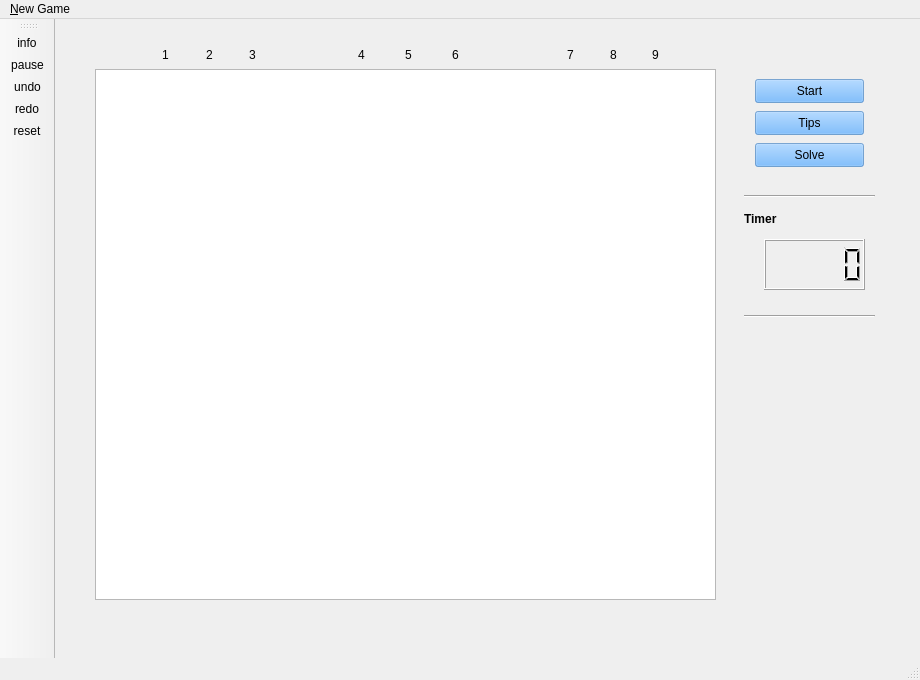
<?xml version="1.0" encoding="UTF-8"?>
<ui version="4.0">
 <class>MainWindow</class>
 <widget class="QMainWindow" name="MainWindow">
  <property name="geometry">
   <rect>
    <x>0</x>
    <y>0</y>
    <width>920</width>
    <height>680</height>
   </rect>
  </property>
  <property name="minimumSize">
   <size>
    <width>920</width>
    <height>680</height>
   </size>
  </property>
  <property name="maximumSize">
   <size>
    <width>920</width>
    <height>680</height>
   </size>
  </property>
  <property name="windowTitle">
   <string>Sudoku Game - Powered by KhiemVipPro</string>
  </property>
  <property name="windowIcon">
   <iconset resource="res.qrc">
    <normaloff>:/fig/sudoku</normaloff>:/fig/sudoku</iconset>
  </property>
  <property name="autoFillBackground">
   <bool>true</bool>
  </property>
  <widget class="QWidget" name="centralWidget">
   <widget class="QWidget" name="gridLayoutWidget_2">
    <property name="geometry">
     <rect>
      <x>700</x>
      <y>340</y>
      <width>111</width>
      <height>141</height>
     </rect>
    </property>
    <layout class="QGridLayout" name="gridLayout_2">
     <property name="spacing">
      <number>0</number>
     </property>
    </layout>
   </widget>
   <widget class="QTableWidget" name="tableWidget">
    <property name="geometry">
     <rect>
      <x>40</x>
      <y>50</y>
      <width>621</width>
      <height>531</height>
     </rect>
    </property>
   </widget>
   <widget class="Line" name="line">
    <property name="geometry">
     <rect>
      <x>689</x>
      <y>167</y>
      <width>131</width>
      <height>20</height>
     </rect>
    </property>
    <property name="orientation">
     <enum>Qt::Horizontal</enum>
    </property>
   </widget>
   <widget class="Line" name="line_2">
    <property name="geometry">
     <rect>
      <x>689</x>
      <y>287</y>
      <width>131</width>
      <height>20</height>
     </rect>
    </property>
    <property name="orientation">
     <enum>Qt::Horizontal</enum>
    </property>
   </widget>
   <widget class="QWidget" name="layoutWidget">
    <property name="geometry">
     <rect>
      <x>700</x>
      <y>40</y>
      <width>111</width>
      <height>95</height>
     </rect>
    </property>
    <layout class="QVBoxLayout" name="verticalLayout"/>
   </widget>
   <widget class="QWidget" name="layoutWidget">
    <property name="geometry">
     <rect>
      <x>20</x>
      <y>70</y>
      <width>20</width>
      <height>501</height>
     </rect>
    </property>
    <layout class="QVBoxLayout" name="verticalLayout_5">
     <property name="spacing">
      <number>24</number>
     </property>
     <item>
      <layout class="QVBoxLayout" name="verticalLayout_2">
       <property name="spacing">
        <number>1</number>
       </property>
       <property name="leftMargin">
        <number>0</number>
       </property>
       <property name="topMargin">
        <number>0</number>
       </property>
       <property name="bottomMargin">
        <number>16</number>
       </property>
       <item>
        <widget class="QLabel" name="label">
         <property name="text">
          <string>1</string>
         </property>
        </widget>
       </item>
       <item>
        <widget class="QLabel" name="label_2">
         <property name="text">
          <string>2</string>
         </property>
        </widget>
       </item>
       <item>
        <widget class="QLabel" name="label_3">
         <property name="text">
          <string>3</string>
         </property>
        </widget>
       </item>
      </layout>
     </item>
     <item>
      <layout class="QVBoxLayout" name="verticalLayout_3">
       <property name="spacing">
        <number>1</number>
       </property>
       <property name="topMargin">
        <number>14</number>
       </property>
       <property name="bottomMargin">
        <number>12</number>
       </property>
       <item>
        <widget class="QLabel" name="label_4">
         <property name="text">
          <string>4</string>
         </property>
        </widget>
       </item>
       <item>
        <widget class="QLabel" name="label_5">
         <property name="text">
          <string>5</string>
         </property>
        </widget>
       </item>
       <item>
        <widget class="QLabel" name="label_6">
         <property name="text">
          <string>6</string>
         </property>
        </widget>
       </item>
      </layout>
     </item>
     <item>
      <layout class="QVBoxLayout" name="verticalLayout_4">
       <property name="spacing">
        <number>1</number>
       </property>
       <property name="topMargin">
        <number>17</number>
       </property>
       <property name="bottomMargin">
        <number>8</number>
       </property>
       <item>
        <widget class="QLabel" name="label_7">
         <property name="text">
          <string>7</string>
         </property>
        </widget>
       </item>
       <item>
        <widget class="QLabel" name="label_8">
         <property name="text">
          <string>8</string>
         </property>
        </widget>
       </item>
       <item>
        <widget class="QLabel" name="label_9">
         <property name="text">
          <string>9</string>
         </property>
        </widget>
       </item>
      </layout>
     </item>
    </layout>
   </widget>
   <widget class="QWidget" name="layoutWidget">
    <property name="geometry">
     <rect>
      <x>90</x>
      <y>20</y>
      <width>571</width>
      <height>31</height>
     </rect>
    </property>
    <layout class="QHBoxLayout" name="horizontalLayout_4">
     <property name="spacing">
      <number>39</number>
     </property>
     <item>
      <layout class="QHBoxLayout" name="horizontalLayout">
       <property name="spacing">
        <number>0</number>
       </property>
       <property name="sizeConstraint">
        <enum>QLayout::SetMinimumSize</enum>
       </property>
       <property name="leftMargin">
        <number>6</number>
       </property>
       <property name="topMargin">
        <number>0</number>
       </property>
       <property name="rightMargin">
        <number>20</number>
       </property>
       <property name="bottomMargin">
        <number>0</number>
       </property>
       <item>
        <widget class="QLabel" name="label_10">
         <property name="text">
          <string>1</string>
         </property>
        </widget>
       </item>
       <item>
        <widget class="QLabel" name="label_11">
         <property name="text">
          <string>2</string>
         </property>
        </widget>
       </item>
       <item>
        <widget class="QLabel" name="label_12">
         <property name="text">
          <string>3</string>
         </property>
        </widget>
       </item>
      </layout>
     </item>
     <item>
      <layout class="QHBoxLayout" name="horizontalLayout_2">
       <property name="spacing">
        <number>10</number>
       </property>
       <property name="leftMargin">
        <number>6</number>
       </property>
       <property name="topMargin">
        <number>0</number>
       </property>
       <property name="rightMargin">
        <number>20</number>
       </property>
       <item>
        <widget class="QLabel" name="label_13">
         <property name="text">
          <string>4</string>
         </property>
        </widget>
       </item>
       <item>
        <widget class="QLabel" name="label_14">
         <property name="text">
          <string>5</string>
         </property>
        </widget>
       </item>
       <item>
        <widget class="QLabel" name="label_15">
         <property name="text">
          <string>6</string>
         </property>
        </widget>
       </item>
      </layout>
     </item>
     <item>
      <layout class="QHBoxLayout" name="horizontalLayout_3">
       <property name="spacing">
        <number>10</number>
       </property>
       <property name="leftMargin">
        <number>19</number>
       </property>
       <property name="rightMargin">
        <number>20</number>
       </property>
       <item>
        <widget class="QLabel" name="label_16">
         <property name="text">
          <string>7</string>
         </property>
        </widget>
       </item>
       <item>
        <widget class="QLabel" name="label_17">
         <property name="text">
          <string>8</string>
         </property>
        </widget>
       </item>
       <item>
        <widget class="QLabel" name="label_18">
         <property name="text">
          <string>9</string>
         </property>
        </widget>
       </item>
      </layout>
     </item>
    </layout>
   </widget>
   <widget class="QLabel" name="label_19">
    <property name="geometry">
     <rect>
      <x>689</x>
      <y>192</y>
      <width>67</width>
      <height>17</height>
     </rect>
    </property>
    <property name="text">
     <string>&lt;html&gt;&lt;head/&gt;&lt;body&gt;&lt;p&gt;&lt;span style=&quot; font-weight:600;&quot;&gt;Timer&lt;/span&gt;&lt;/p&gt;&lt;/body&gt;&lt;/html&gt;</string>
    </property>
   </widget>
   <widget class="QLCDNumber" name="timer">
    <property name="geometry">
     <rect>
      <x>709</x>
      <y>220</y>
      <width>101</width>
      <height>51</height>
     </rect>
    </property>
    <property name="minimumSize">
     <size>
      <width>0</width>
      <height>41</height>
     </size>
    </property>
   </widget>
   <widget class="QPushButton" name="pushButton_2">
    <property name="geometry">
     <rect>
      <x>700</x>
      <y>60</y>
      <width>109</width>
      <height>24</height>
     </rect>
    </property>
    <property name="focusPolicy">
     <enum>Qt::ClickFocus</enum>
    </property>
    <property name="autoFillBackground">
     <bool>false</bool>
    </property>
    <property name="styleSheet">
     <string notr="true">background-color: rgba(85, 170, 255, 150);</string>
    </property>
    <property name="text">
     <string>Start</string>
    </property>
    <property name="flat">
     <bool>false</bool>
    </property>
   </widget>
   <widget class="QPushButton" name="pushButton">
    <property name="geometry">
     <rect>
      <x>700</x>
      <y>92</y>
      <width>109</width>
      <height>24</height>
     </rect>
    </property>
    <property name="focusPolicy">
     <enum>Qt::ClickFocus</enum>
    </property>
    <property name="autoFillBackground">
     <bool>false</bool>
    </property>
    <property name="styleSheet">
     <string notr="true">background-color: rgba(85, 170, 255, 150);</string>
    </property>
    <property name="text">
     <string>Tips</string>
    </property>
    <property name="flat">
     <bool>false</bool>
    </property>
   </widget>
   <widget class="QPushButton" name="pushButton_3">
    <property name="geometry">
     <rect>
      <x>700</x>
      <y>124</y>
      <width>109</width>
      <height>24</height>
     </rect>
    </property>
    <property name="focusPolicy">
     <enum>Qt::ClickFocus</enum>
    </property>
    <property name="autoFillBackground">
     <bool>false</bool>
    </property>
    <property name="styleSheet">
     <string notr="true">background-color: rgba(85, 170, 255, 150);</string>
    </property>
    <property name="text">
     <string>Solve</string>
    </property>
    <property name="flat">
     <bool>false</bool>
    </property>
   </widget>
  </widget>
  <widget class="QMenuBar" name="menuBar">
   <property name="geometry">
    <rect>
     <x>0</x>
     <y>0</y>
     <width>920</width>
     <height>22</height>
    </rect>
   </property>
   <widget class="QMenu" name="menuNew_Game">
    <property name="title">
     <string>&amp;New Game</string>
    </property>
    <widget class="QMenu" name="menuEasy_2">
     <property name="title">
      <string>Easy</string>
     </property>
     <addaction name="actionRandom"/>
    </widget>
    <widget class="QMenu" name="menuNormal_2">
     <property name="title">
      <string>Normal</string>
     </property>
     <addaction name="actionRandom_2"/>
    </widget>
    <widget class="QMenu" name="menuHard_2">
     <property name="title">
      <string>Hard</string>
     </property>
     <addaction name="actionRandom_3"/>
    </widget>
    <widget class="QMenu" name="menuCrazy">
     <property name="title">
      <string>Crazy</string>
     </property>
     <addaction name="actionRandom_4"/>
    </widget>
    <widget class="QMenu" name="menuCustom">
     <property name="title">
      <string>Custom</string>
     </property>
     <addaction name="actionInput_Sudoku_Game"/>
    </widget>
    <addaction name="menuEasy_2"/>
    <addaction name="menuNormal_2"/>
    <addaction name="menuHard_2"/>
    <addaction name="menuCrazy"/>
    <addaction name="menuCustom"/>
   </widget>
   <addaction name="menuNew_Game"/>
  </widget>
  <widget class="QToolBar" name="mainToolBar">
   <property name="autoFillBackground">
    <bool>false</bool>
   </property>
   <property name="floatable">
    <bool>true</bool>
   </property>
   <attribute name="toolBarArea">
    <enum>LeftToolBarArea</enum>
   </attribute>
   <attribute name="toolBarBreak">
    <bool>false</bool>
   </attribute>
   <addaction name="actionInfo"/>
   <addaction name="actionPause"/>
   <addaction name="actionUndo"/>
   <addaction name="actionRedo"/>
   <addaction name="actionReset"/>
  </widget>
  <widget class="QStatusBar" name="statusBar"/>
  <action name="actionInfo">
   <property name="icon">
    <iconset resource="res.qrc">
     <normaloff>:/fig/sudoku</normaloff>:/fig/sudoku</iconset>
   </property>
   <property name="text">
    <string>info</string>
   </property>
   <property name="toolTip">
    <string>Infomation</string>
   </property>
   <property name="shortcut">
    <string>Alt+I</string>
   </property>
  </action>
  <action name="actionStart">
   <property name="icon">
    <iconset resource="res.qrc">
     <normaloff>:/fig/play</normaloff>:/fig/play</iconset>
   </property>
   <property name="text">
    <string>start</string>
   </property>
  </action>
  <action name="actionUndo">
   <property name="icon">
    <iconset resource="res.qrc">
     <normaloff>:/fig/prev</normaloff>:/fig/prev</iconset>
   </property>
   <property name="text">
    <string>undo</string>
   </property>
   <property name="toolTip">
    <string>Undo</string>
   </property>
   <property name="shortcut">
    <string>Ctrl+Z</string>
   </property>
  </action>
  <action name="actionReset">
   <property name="icon">
    <iconset resource="res.qrc">
     <normaloff>:/fig/previous</normaloff>:/fig/previous</iconset>
   </property>
   <property name="text">
    <string>reset</string>
   </property>
   <property name="toolTip">
    <string>Reset to initial</string>
   </property>
  </action>
  <action name="actionPause">
   <property name="icon">
    <iconset resource="res.qrc">
     <normaloff>:/fig/pause</normaloff>:/fig/pause</iconset>
   </property>
   <property name="text">
    <string>pause</string>
   </property>
   <property name="toolTip">
    <string>Pause</string>
   </property>
   <property name="shortcut">
    <string>Space</string>
   </property>
  </action>
  <action name="actionRedo">
   <property name="icon">
    <iconset resource="res.qrc">
     <normaloff>:/fig/next</normaloff>:/fig/next</iconset>
   </property>
   <property name="text">
    <string>redo</string>
   </property>
   <property name="toolTip">
    <string>Redo</string>
   </property>
   <property name="shortcut">
    <string>Ctrl+Y</string>
   </property>
  </action>
  <action name="actionRandom">
   <property name="text">
    <string>newGame</string>
   </property>
  </action>
  <action name="actionRandom_2">
   <property name="text">
    <string>newGame</string>
   </property>
  </action>
  <action name="actionRandom_3">
   <property name="text">
    <string>newGame</string>
   </property>
  </action>
  <action name="actionRandom_4">
   <property name="text">
    <string>newGame</string>
   </property>
  </action>
  <action name="actionInput_Sudoku_Game">
   <property name="text">
    <string>Input Sudoku Game</string>
   </property>
  </action>
 </widget>
 <layoutdefault spacing="6" margin="11"/>
 <resources>
  <include location="res.qrc"/>
 </resources>
 <connections/>
</ui>
